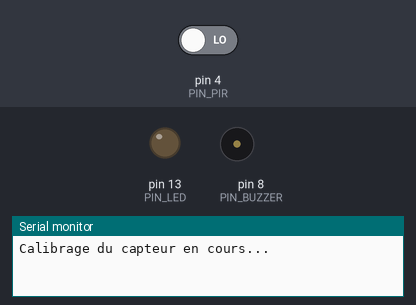
Simulated run of this sketch. Board: Arduino Uno, built with avr-gcc and run on an emulated ATmega328P. Shown: output pins drawn as LEDs (lit = HIGH), buzzer (waves = sounding, pin HIGH), the last lines printed to the serial monitor. The inputs (shaded band) are chosen by the test bench; at power-on: pin 4 (PIN_PIR) LOW.

Above: at 3.2 s.
3.3 s: pin 4 (PIN_PIR) driven HIGH
At 4.5 s:
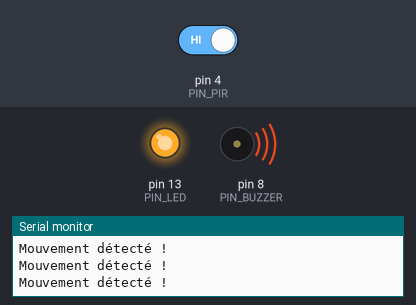
4.8 s: pin 4 (PIN_PIR) driven LOW
At 6.1 s:
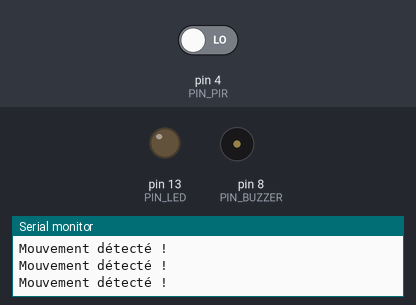
Timing chart, 0 to 7.8 s (numbered marks = the images above; inputs shaded):
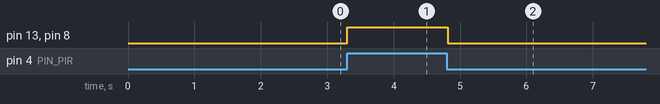

Measured:
- after the input at 3.3 s, pin 13 (PIN_LED), pin 8 (PIN_BUZZER): LOW → HIGH at once
- after the input at 4.8 s, pin 13 (PIN_LED), pin 8 (PIN_BUZZER): HIGH → LOW at once

The sketch:

sketch_dec18a.ino
```cpp
/*
 * Titre : Code de Gestion du Détecteur de Mouvement PIR
 * Plateforme : Arduino Uno
 * Date : Janvier 2026
 */

// --- Déclaration des constantes ---
const int PIN_PIR = 4;    // Entrée du capteur
const int PIN_LED = 13;   // Sortie visuelle
const int PIN_BUZZER = 8; // Sortie sonore
// --- Variables ---
int etatCapteur = 0;
void setup() {
  Serial.begin(9600);           // Pour le débogage
  pinMode(PIN_PIR, INPUT);      // Configurer le PIR en entrée
  pinMode(PIN_LED, OUTPUT);     // Configurer la LED en sortie
  pinMode(PIN_BUZZER, OUTPUT);  // Configurer le Buzzer en sortie
  Serial.println("Calibrage du capteur en cours...");
  delay(2000); // Temps de chauffe du capteur
}
void loop() {
  etatCapteur = digitalRead(PIN_PIR);  // Lecture du signal
  if (etatCapteur == HIGH) {
    digitalWrite(PIN_LED, HIGH);    // Action si mouvement détecté
    digitalWrite(PIN_BUZZER, HIGH);
    Serial.println("Mouvement détecté !");
  }
  else {
    digitalWrite(PIN_LED, LOW);   // Action si aucun mouvement
    digitalWrite(PIN_BUZZER, LOW);
  }
}
```
